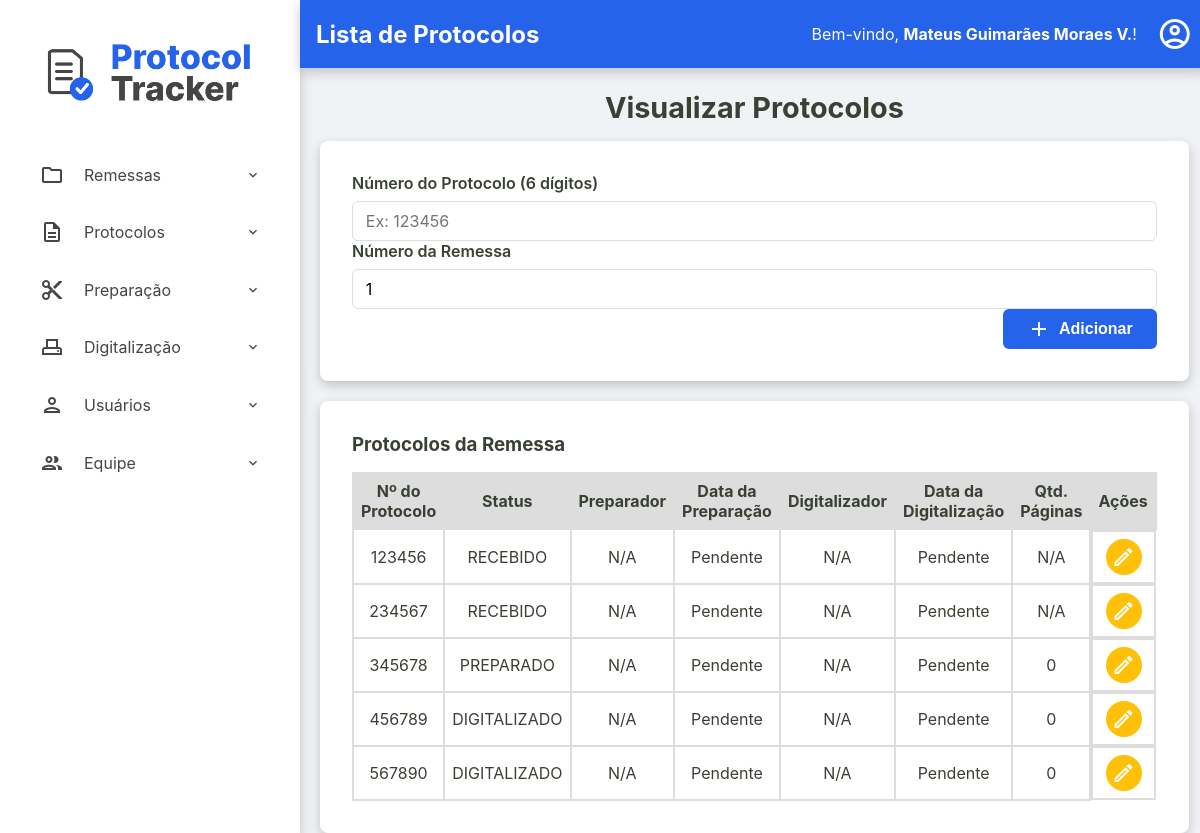
The app's page /admin/remessas/protocolos?id=79cb09a9-93d1-4544-90c2-ab69c693ab31 (signed in) with its own data.
### tables this page shows
CREATE TABLE usuarios (
    id INTEGER PRIMARY KEY AUTOINCREMENT,
    nome TEXT NOT NULL,
    email TEXT NOT NULL UNIQUE,
    cpf TEXT NOT NULL UNIQUE,
    hash_senha TEXT NOT NULL,
    permissao TEXT NOT NULL,
    data_criacao TEXT NOT NULL DEFAULT CURRENT_TIMESTAMP,
    status INTEGER NOT NULL DEFAULT 1
  );

CREATE TABLE remessas (
    numero_remessa INTEGER PRIMARY KEY, -- SQLite vai gerenciar o autoincremento aqui
    id TEXT NOT NULL UNIQUE, -- Seu ID de texto continua sendo obrigatório e único
    data_recebimento TEXT NOT NULL,
    data_entrega TEXT NULL,
    status TEXT NOT NULL DEFAULT 'RECEBIDO',
    quantidade_protocolos INTEGER NULL CHECK (quantidade_protocolos >= 0),
    id_administrador INTEGER NOT NULL,
    observacoes TEXT NULL,
    FOREIGN KEY (id_administrador) REFERENCES usuarios (id)
  );

CREATE TABLE protocolos (
    id TEXT PRIMARY KEY,
    id_remessa TEXT NOT NULL,
    numero_protocolo TEXT NOT NULL UNIQUE,
    data_preparacao TEXT NULL,
    id_preparador INTEGER NULL,
    data_digitalizacao TEXT NULL,
    id_digitalizador INTEGER NULL,
    status TEXT NOT NULL DEFAULT 'RECEBIDO',
    quantidade_paginas INTEGER NULL CHECK (quantidade_paginas >= 0),
    observacoes TEXT NULL,
    FOREIGN KEY (id_remessa) REFERENCES remessas (id),
    FOREIGN KEY (id_preparador) REFERENCES usuarios (id),
    FOREIGN KEY (id_digitalizador) REFERENCES usuarios (id)
  );

### src/Controller/Admin/RemessaController.php (called while the page is built, shortened)
<?php
class RemessaController
{
    private ?Usuario $usuario_logado = null;
    public function __construct(
        private RemessaRepository $remessaRepository,
        private RemessaService $remessaService,
        private ProtocoloRepository $protocoloRepository,
        private ProtocoloService $protocoloService,
        private UsuarioRepository $usuarioRepository,
        private DashboardService $dashboardService
    ) {
        $id_usuario = $_SESSION['usuario_logado_id'] ?? null;
        if ($id_usuario) {
            $this->usuario_logado = $this->usuarioRepository->findById($id_usuario);
        }
    }
    public function exibirProtocolos(?string $id_remessa_param, ?string $erro = null)
    {
        try {
            $id_remessa = $id_remessa_param;
            $remessa = $this->remessaRepository->findById($id_remessa);
            $listaProtocolos = $this->protocoloRepository->findByRemessa($id_remessa);
            $titulo_da_pagina = "Lista de Protocolos";
            $usuario_logado = $this->usuario_logado;
            require __DIR__ . '/../../../templates/admin/visualizar-protocolos.php';
        } catch (Exception $e) {
            $this->exibirRemessas($e->getMessage());
        }
    }
}

### src/Repository/UsuarioRepository.php (called while the page is built, shortened)
<?php
class UsuarioRepository implements UsuarioRepositoryInterface
{
    private PDO $connection;
    public function __construct(PDO $connection)
    {
        $this->connection = $connection;
    }
    public function findById(int $id): ?Usuario
    {
        $sqlQuery = "SELECT * FROM usuarios WHERE id = :id;";
        $stmt = $this->connection->prepare($sqlQuery);
        $stmt->bindValue(':id', $id);
        $stmt->execute();
        $dadosUsuario = $stmt->fetch();
        return Usuario::fromArray($dadosUsuario);
    }
}

### src/Model/Usuario.php (called while the page is built, shortened)
<?php
class Usuario {
    public function getNome(): string { return $this->nome; }
    public static function fromArray(array $array): self
    {
        try {
            $data_criacao = isset($array['data_criacao']) ? new DateTimeImmutable($array['data_criacao']) : null;
        } catch (Exception $e) {
            throw new Exception("Falha ao criar data");
        }
        return new self(
            (int) $array['id'],
            $array['nome'],
            $array['email'],
            $array['cpf'],
            $array['hash_senha'],
            $array['permissao'],
            $data_criacao,
            (bool) $array['status']
        );
    }
}

### src/Repository/RemessaRepository.php (called while the page is built, shortened)
<?php
class RemessaRepository implements RemessaRepositoryInterface
{
    private PDO $connection;
    public function __construct(PDO $connection)
    {
        $this->connection = $connection;
    }
    public function findById(string $id): ?Remessa
    {
        $sqlQuery = "SELECT * FROM remessas WHERE id = :id;";
        $stmt = $this->connection->prepare($sqlQuery);
        $stmt->bindValue(':id', $id);
        $stmt->execute();
        $dadosRemessa = $stmt->fetch();
        return Remessa::fromArray($dadosRemessa);
    }
}

### src/Model/Remessa.php (called while the page is built, shortened)
<?php
class Remessa {
    public function getNumeroRemessa(): int { return $this->numero_remessa; }
    public static function fromArray(array $array): self
    {
        try {
            $data_recebimento = new DateTimeImmutable($array['data_recebimento']);
            $data_entrega = isset($array['data_entrega']) ? new DateTimeImmutable($array['data_entrega']) : null;
        } catch (Exception $e) {
            throw new Exception("Falha ao criar data");
        }
        return new self(
            $array['id'],
            (int) $array['numero_remessa'] ?? null,
            $data_recebimento,
            $data_entrega,
            $array['status'],
            isset($array['quantidade_protocolos']) ? (int)$array['quantidade_protocolos'] : null,
            (int)$array['id_administrador'],
            $array['observacoes'] ?? null
        );
    }
}

### src/Repository/ProtocoloRepository.php (called while the page is built, shortened)
<?php
class ProtocoloRepository implements ProtocoloRepositoryInterface
{
    private PDO $connection;
    public function __construct(PDO $connection)
    {
        $this->connection = $connection;
    }
    public function findByRemessa(string $id_remessa): array
    {
        $sqlQuery = "SELECT * FROM protocolos WHERE id_remessa = :id_remessa;";
        $stmt = $this->connection->prepare($sqlQuery);
        $stmt->bindValue(':id_remessa', $id_remessa);
        $stmt->execute();
        return $this->hidrataLista($stmt);
    }
    private function hidrataLista(PDOStatement $stmt): array
    {
        $listaDeProtocolos = [];
        while($dadosProtocolo = $stmt->fetch()){
            $listaDeProtocolos[] = Protocolo::fromArray($dadosProtocolo);
        }
        return $listaDeProtocolos;
    }
}

### src/Model/Protocolo.php (called while the page is built, shortened)
<?php
class Protocolo {
    public function getId(): ?string { return $this->id; }
    public function getNumeroProtocolo(): string { return $this->numero_protocolo; }
    public function getDataPreparacao(): ?DateTimeImmutable { return $this->data_preparacao; }
    public function getIdPreparador(): ?int { return $this->id_preparador; }
    public function getDataDigitalizacao(): ?DateTimeImmutable { return $this->data_digitalizacao; }
    public function getIdDigitalizador(): ?int { return $this->id_digitalizador; }
    public function getStatus(): string { return $this->status; }
    public function getQuantidadePaginas(): ?int { return $this->quantidade_paginas; }
    public static function fromArray(array $array): self
    {
        try {
            $data_preparacao = isset($array['data_preparacao']) ? new DateTimeImmutable($array['data_preparacao']) :  null;
            $data_digitalizacao = isset($array['data_digitalizacao']) ? new DateTimeImmutable($array['data_digitalizacao']) :  null;
        } catch (Exception $e) {
            throw new Exception("Falha ao criar data");
        }
        return new self(
            $array['id'],
            $array['id_remessa'],
            $array['numero_protocolo'],
            $data_preparacao,
            isset($array['id_preparador']) ? (int) $array['id_preparador'] : null,
            $data_digitalizacao,
            isset($array['id_digitalizador']) ? (int) $array['id_digitalizador'] : null,
            $array['status'],
            isset($array['quantidade_paginas']) ? (int) $array['quantidade_paginas'] : null,
            $array['observacoes'] ?? null,
        );
    }
}

### templates/admin/visualizar-protocolos.php (the view, shortened to what this page needs)
<?php require __DIR__ . '/../components/_header.php'; ?>
<h2>Visualizar Protocolos</h2>
<div class="container-principal-busca">
    <form action="/admin/remessas/protocolos" method="post" class="busca-form-container">
        <div class="form-group">
            <label for="numero_protocolo">Número do Protocolo (6 dígitos)</label>
            <input type="text" id="numero_protocolo" name="numero_protocolo" required maxlength="6" pattern="\d{6}"placeholder="Ex: 123456">
            <label for="numero_remessa">Número da Remessa</label>
            <input type="text" id="numero_remessa" readonly  name="numero_remessa" value="<?= htmlspecialchars($remessa->getNumeroRemessa()) ?>">
        </div>
        <div class="form-actions">
            <button type="submit">
                <span class="material-icons-outlined">add</span> Adicionar
            </button>
        </div>
    </form>
<section class="listagem-container">
    <h3>Protocolos da Remessa</h3>
    <table id="tabela-protocolos-remessa" class="protocolos-table datatable-js">
        <thead>
            <tr>
                <th>Nº do Protocolo</th>
                <th>Status</th>
                <th>Preparador</th>
                <th>Data da Preparação</th>
                <th>Digitalizador</th>
                <th>Data da Digitalização</th>
                <th>Qtd. Páginas</th>
                <th class="acoes-header">Ações</th>
            </tr>
        </thead>
        <tbody>
            <?php foreach ($listaProtocolos as $protocolo): ?>
                <tr>
                    <td><?= htmlspecialchars($protocolo->getNumeroProtocolo()) ?></td>
                    <td><?= htmlspecialchars($protocolo->getStatus()) ?></td>
                    <td>
                        <?php
                            echo htmlspecialchars($protocolo->getIdPreparador() ?? 'N/A');
                        ?>
                    </td>
                    <td><?= $protocolo->getDataPreparacao() ? $protocolo->getDataPreparacao()->format('d/m/Y H:i') : 'Pendente' ?></td>
                    <td>
                        <?php
                            echo htmlspecialchars($protocolo->getIdDigitalizador() ?? 'N/A');
                        ?>
                    </td>
                    <td><?= $protocolo->getDataDigitalizacao() ? $protocolo->getDataDigitalizacao()->format('d/m/Y H:i') : 'Pendente' ?></td>
                    <td><?= htmlspecialchars($protocolo->getQuantidadePaginas() ?? 'N/A') ?></td>
                    <td class="acoes-cell">
                        <a href="/admin/remessas/editar-protocolo?id=<?= htmlspecialchars($protocolo->getId()) ?>" class="btn-acao btn-editar" title="Editar Protocolo">
                            <span class="material-icons-outlined">edit</span>
                        </a>
                    </td>
                </tr>
            <?php endforeach; ?>
        </tbody>
    </table>
</section>
</div>
<?php require __DIR__ . '/../components/_footer.php'; ?>

### templates/components/_content-header.php (shortened to what this page needs)
<div class="content-header">
    <div class="header-title">
        <h2><?= isset($titulo_da_pagina) ? htmlspecialchars($titulo_da_pagina) : 'Página sem Título' ?></h2>
    </div>
    <div class="logout">
        <?php if (isset($usuario_logado) && $usuario_logado): ?>
            <div class="welcome-message">
                <span>Bem-vindo, <strong><?= htmlspecialchars($usuario_logado->getNome()) ?></strong>!</span>
            </div>
            <div class="dropdown">
                <a href="#" id="user-menu-toggle" class="action-icon" title="Opções do Usuário">
                    <span class="material-icons-outlined">account_circle</span>
                </a>
            </div>
        <?php endif; ?>
    </div>
</div>

### public/assets/css/style.css (style rules this page uses)
:root { --cor-fundo-sidebar: #ffffff; --cor-fundo-sidebar-hover: #f2f6ff; --cor-fontes-sidebar: #454545; --cor-fundo-header: #2563eb; --cor-fontes-header: #ffffff; --cor-bordas: #ddd; --cor-fundo-body: #f0f2f5; --cor-fontes-body: #394034; --cor-fundo-sidebar-active: #dbe6ff; --cor-fontes-sidebar-active: #2563eb; --cor-bordas-focus: #80bdff; --cor-fontes-main-button: #ffffff; --cor-main-button: #2563eb; --cor-fontes-cards: #696969; --cor-icones-header: #969696; --cor-icones-header-hover: #007bff; --cor-primaria-erro: #ff2c2c; }
* { margin: 0; padding: 0; box-sizing: border-box; }
body { font-family: -apple-system, BlinkMacSystemFont, 'Segoe UI', Roboto, 'Helvetica Neue', Arial, sans-serif; background-color: var(--cor-fundo-body); color: var(--cor-fontes-body); display: flex; flex-direction: column; min-height: 100vh; }
a { text-decoration: none; }
.content-header { width: 100%; margin: 0 auto 1.4rem auto; display: flex; justify-content: space-between; align-items: center; background-color: var(--cor-fundo-header); color: var(--cor-fontes-header); box-shadow: 0 4px 12px rgba(0,0,0,0.2); padding: 1rem; }
.content-header span { color: var(--cor-fontes-header); }
.action-icon { color: var(--cor-icones-header); transition: color 0.2s; display: flex; align-items: center; }
.action-icon .material-icons-outlined { font-size: 36px; }
.conteudo-principal h2, .conteudo-principal p { text-align: center; max-width: 800px; width: 100%; }
.conteudo-principal h2 { font-size: 1.8rem; color: var(--cor-fontes-body); margin-bottom: 1.0rem; align-self: center; }
.form-group { flex-grow: 1; }
.form-group label { width: 100%; display: block; font-weight: 600; margin-bottom: 0.5rem; }
.form-group input[type="text"], .form-group input[type="number"], .form-group input[type="email"], .form-group input[type="password"], .form-group textarea { width: 100%; height: 40px; padding: 0.8rem; border: 1px solid var(--cor-bordas); border-radius: 6px; font-size: 1rem; font-family: inherit; transition: border-color 0.2s, box-shadow 0.2s; }
.form-actions { display: flex; justify-content: flex-end; }
.form-actions button { font-weight: bold; color: var(--cor-fontes-main-button); background-color: var(--cor-main-button); display: inline-flex; align-items: center; gap: 8px; height: 40px; padding: 0.8rem 1.5rem; font-size: 1rem; border: none; border-radius: 6px; cursor: pointer; transition: background-color 0.2s; text-decoration: none; }
.container-principal-busca { width: 100%; display: flex; flex-direction: column; gap: 20px; }
.busca-form-container { display: flex; flex-direction: column; }
.busca-form-container, .listagem-container { width: 100%; max-width: 1400px; box-shadow: 0 4px 12px rgba(0,0,0,0.2); margin: 0 auto; background-color: var(--cor-fundo-sidebar); padding: 2rem; border-radius: 8px; }
.listagem-container h3 { margin-bottom: 1rem; }
.protocolos-table { width: 100%; border-collapse: collapse; border-spacing: 0; }
.protocolos-table th, .protocolos-table td { padding: 7px; border: 2px solid var(--cor-bordas); text-align: center; vertical-align: middle; }
.protocolos-table thead { background-color: var(--cor-bordas); }
.acoes-header { text-align: center; }
.acoes-cell { display: flex; justify-content: center; align-items: center; gap: 10px; }
.btn-acao { display: inline-flex; padding: 6px; border: none; border-radius: 50%; cursor: pointer; transition: background-color 0.2s; color: #fff; }
.btn-editar { background-color: #ffc107; }
.material-icons-outlined { vertical-align: middle; }
.dropdown { position: relative; display: inline-block; }
.logout { display: flex; align-items: center; justify-content: center; gap: 20px; }

### records on screen
usuarios: nome "Mateus Guimarães Moraes V."
remessas: numero_remessa "1"
protocolos: numero_protocolo "123456", status "RECEBIDO", id_preparador "N/A", shows "Pendente", id_digitalizador "N/A", quantidade_paginas "N/A"
protocolos: numero_protocolo "234567", status "RECEBIDO", id_preparador "N/A", shows "Pendente", id_digitalizador "N/A", quantidade_paginas "N/A"
protocolos: numero_protocolo "345678", status "PREPARADO", id_preparador "N/A", shows "Pendente", id_digitalizador "N/A", quantidade_paginas "0"
protocolos: numero_protocolo "456789", status "DIGITALIZADO", id_preparador "N/A", shows "Pendente", id_digitalizador "N/A", quantidade_paginas "0"
protocolos: numero_protocolo "567890", status "DIGITALIZADO", id_preparador "N/A", shows "Pendente", id_digitalizador "N/A", quantidade_paginas "0"

### other values on screen
$titulo_da_pagina "Lista de Protocolos"
